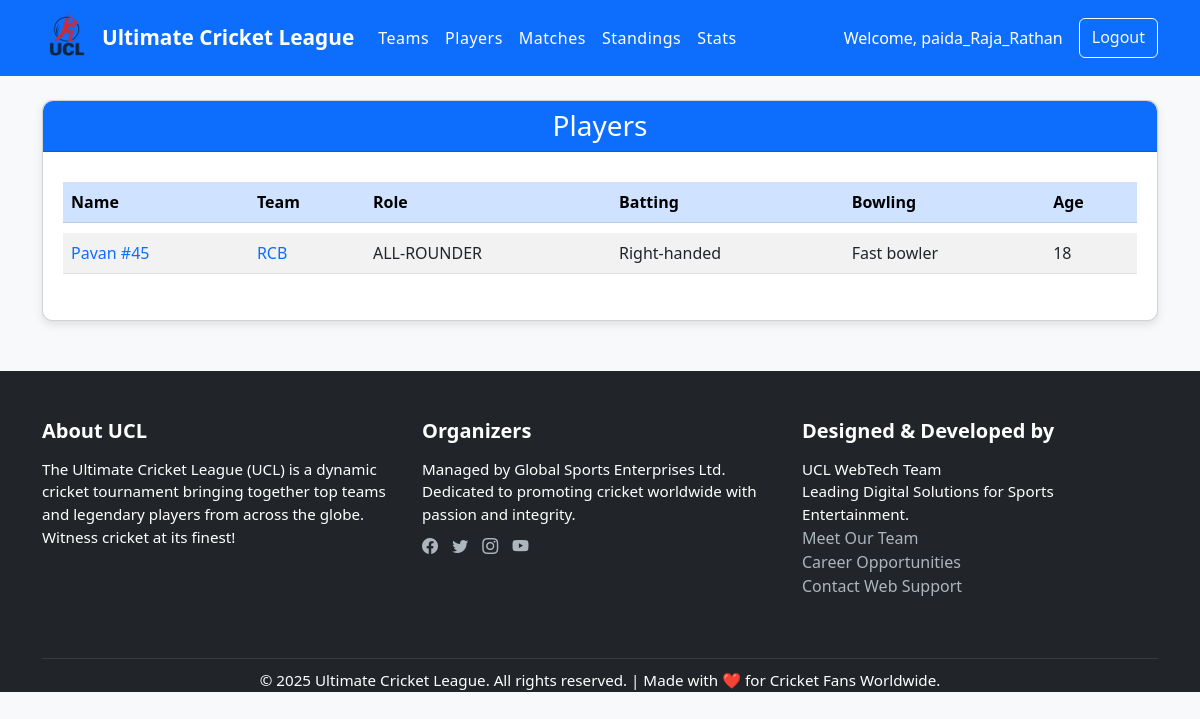
/players/ (signed in), run on an earlier commit of the app's database.
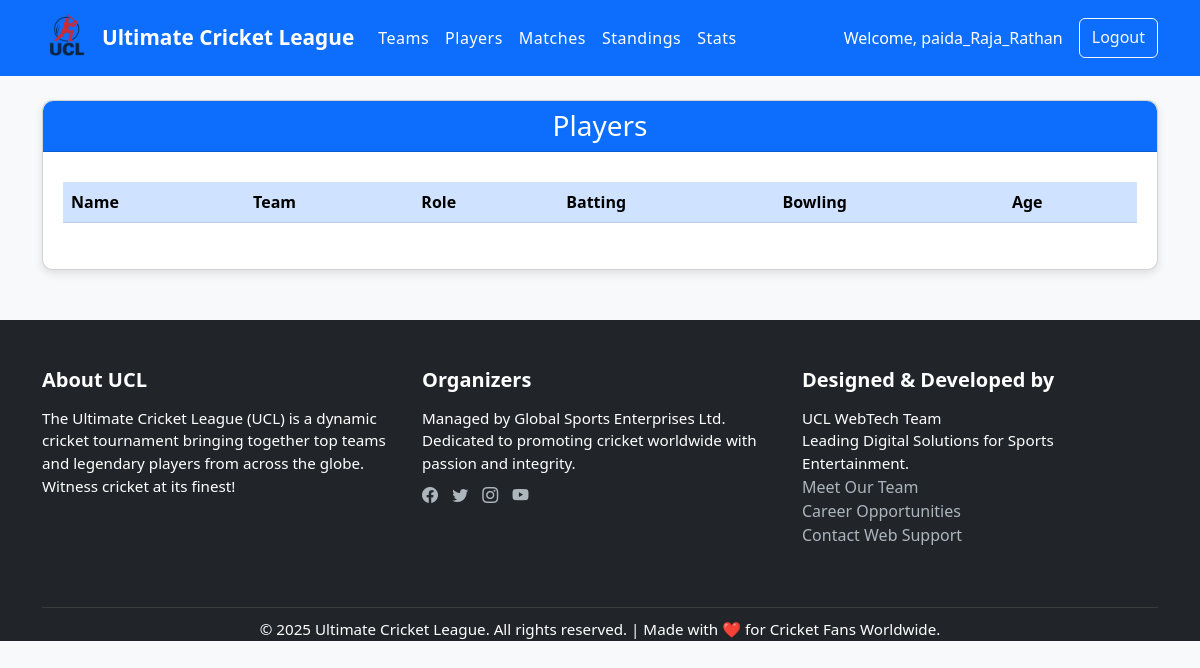
And on a later commit of the database.
### tournament/models.py (models this page shows, shortened)
class Player(models.Model):
    BATTING_STYLE = [
        ('Right', 'Right-handed'),
        ('Left', 'Left-handed'),
    ]
    BOWLING_STYLE = [
        ('Fast', 'Fast bowler'),
        ('Medium', 'Medium pace'),
        ('Spin', 'Spin bowler'),
        ('NA', 'Not a bowler'),
    ]
    name = models.CharField(max_length=100)
    team = models.ForeignKey(Team, on_delete=models.CASCADE, related_name='players')
    age = models.PositiveIntegerField()
    nationality = models.CharField(max_length=100)
    batting_style = models.CharField(max_length=10, choices=BATTING_STYLE)
    bowling_style = models.CharField(max_length=10, choices=BOWLING_STYLE)
    role = models.CharField(max_length=50)
    photo = models.ImageField(upload_to='player_photos/', null=True, blank=True)
    jersey_number = models.PositiveIntegerField()
    total_runs = models.PositiveIntegerField(default=0)
    total_balls_faced = models.PositiveIntegerField(default=0)
    total_fours = models.PositiveIntegerField(default=0)
    total_sixes = models.PositiveIntegerField(default=0)
    highest_score = models.PositiveIntegerField(default=0)
    fifties = models.PositiveIntegerField(default=0)
    centuries = models.PositiveIntegerField(default=0)
    total_wickets = models.PositiveIntegerField(default=0)
    total_overs_bowled = models.DecimalField(max_digits=5, decimal_places=1, default=0)
    total_runs_conceded = models.PositiveIntegerField(default=0)
    best_bowling_wickets = models.PositiveIntegerField(default=0)
    best_bowling_runs = models.PositiveIntegerField(default=0)
    total_catches = models.PositiveIntegerField(default=0)
    total_stumpings = models.PositiveIntegerField(default=0)
    total_run_outs = models.PositiveIntegerField(default=0)
    out = models.BooleanField(default=False)
    wicket_type = models.CharField(max_length=20, blank=True, null=True)
    @property
    def total_runs(self):
        return sum(performance.runs for performance in self.batting_performances.all())
    @property
    def total_wickets(self):
        return sum(performance.wickets for performance in self.bowling_performances.all())

class Team(models.Model):
    name = models.CharField(max_length=100, unique=True)
    short_name = models.CharField(max_length=3, blank=True)
    logo = models.ImageField(upload_to='team_logos/', null=True, blank=True)
    home_ground = models.CharField(max_length=100)
    captain = models.ForeignKey('Player', on_delete=models.SET_NULL, null=True, blank=True, related_name='captain_of')
    coach = models.CharField(max_length=100)
    founded = models.PositiveIntegerField()
    public = models.BooleanField(default=True)
    manager = models.ForeignKey(User, on_delete=models.CASCADE, related_name='managed_teams', null=True, blank=True)
    matches_played = models.PositiveIntegerField(default=0)
    wins = models.PositiveIntegerField(default=0)
    losses = models.PositiveIntegerField(default=0)
    draws = models.PositiveIntegerField(default=0)
    points = models.PositiveIntegerField(default=0)  # Added concrete points field
    total_matches = models.IntegerField(default=0)
    wins = models.IntegerField(default=0)
    losses = models.IntegerField(default=0)
    draws = models.IntegerField(default=0)
    points = models.IntegerField(default=0)

### tournament/views.py (the view)
# urls.py: path('players/', views.player_list, name='players'),
@login_required
def player_list(request):
    players = Player.objects.all().order_by('team', 'name')
    return render(request, 'tournament/players.html', {'players': players})

### tournament/templates/tournament/players.html (shortened to what this page needs)
{% extends 'tournament/base.html' %}
{% load static %}
{% block content %}
    <div class="card" style="margin-bottom: 20px; box-shadow: 0 4px 8px rgba(0,0,0,0.1); border-radius: 10px;">
        <div class="card-header bg-primary text-white" style="text-align: center; border-top-left-radius: 10px; border-top-right-radius: 10px;">
            <h3 style="margin: 0;">Players</h3>
        </div>
        <div class="card-body" style="padding: 20px;">
            <div class="table-responsive" style="overflow-x: auto;">
                <table class="table table-striped" id="playersTable" style="min-width: 600px; border-collapse: separate; border-spacing: 0 10px;">
                    <thead class="table-primary" style="border-radius: 10px;">
                        <tr>
                            <th>Name</th>
                            <th>Team</th>
                            <th>Role</th>
                            <th>Batting</th>
                            <th>Bowling</th>
                            <th>Age</th>
                        </tr>
                    </thead>
                    <tbody>
                        {% for player in players %}
                            <tr style="transition: transform 0.3s, box-shadow 0.3s; border-radius: 8px;">
                                <td>
                                    <a href="{% url 'player_detail' player.id %}" style="text-decoration: none; color: #0d6efd; font-weight: 500;">
                                        {{ player.name }} #{{ player.jersey_number }}
                                    </a>
                                </td>
                                <td>
                                    <a href="{% url 'team_detail' player.team.id %}" style="text-decoration: none; color: #0d6efd;">
                                        {{ player.team.name }}
                                    </a>
                                </td>
                                <td>{{ player.role }}</td>
                                <td>{{ player.get_batting_style_display }}</td>
                                <td>{{ player.get_bowling_style_display }}</td>
                                <td>{{ player.age }}</td>
                            </tr>
                        {% endfor %}
                    </tbody>
                </table>
            </div>
        </div>
    </div>
{% endblock %}

What changed in the data, as far as the page shows it:
removed Player: name "Pavan", jersey_number "45", team.name "RCB", role "ALL-ROUNDER", batting_style "Right-handed", bowling_style "Fast bowler", age "18"
